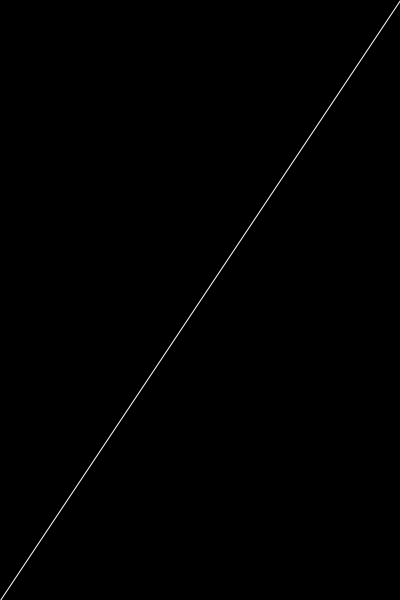
Frame 1 (no input)
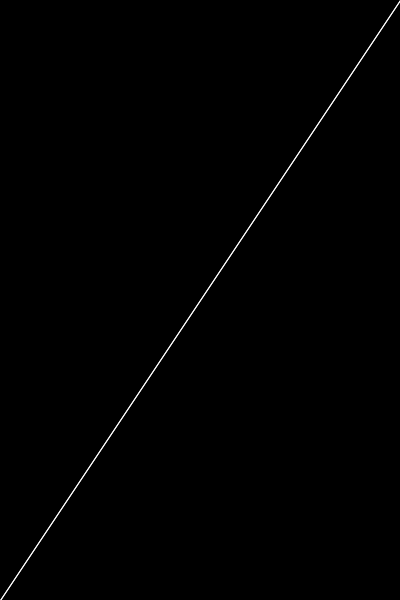
Frame 2 (the mouse pressed at the canvas centre, redrawn once)

The Processing sketch that drew these frames (run headless with seeded random() and noise(); the mouse was pressed at the canvas centre and the sketch redrawn once):

// Processing sketch: diagonal_line_test
// ── diagonal_line_test.pde
void setup() {
  size(400, 600);
  
  strokeWeight(1);
  stroke(255);
  background(0);
  
  noLoop();
}

void draw() {
  line(0, height, width, 0);
}
